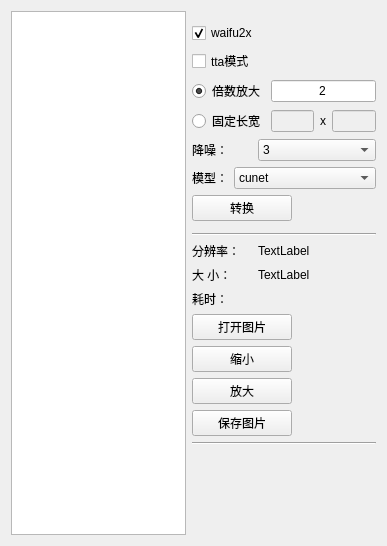
<?xml version="1.0" encoding="UTF-8"?>
<ui version="4.0">
 <class>Img</class>
 <widget class="QWidget" name="Img">
  <property name="geometry">
   <rect>
    <x>0</x>
    <y>0</y>
    <width>387</width>
    <height>546</height>
   </rect>
  </property>
  <property name="windowTitle">
   <string>Form</string>
  </property>
  <layout class="QGridLayout" name="gridLayout">
   <item row="0" column="0">
    <widget class="QGraphicsView" name="graphicsView"/>
   </item>
   <item row="0" column="1">
    <layout class="QVBoxLayout" name="verticalLayout">
     <item>
      <widget class="Line" name="line_3">
       <property name="orientation">
        <enum>Qt::Vertical</enum>
       </property>
      </widget>
     </item>
     <item>
      <layout class="QVBoxLayout" name="verticalLayout_2">
       <item>
        <widget class="Line" name="line_5">
         <property name="orientation">
          <enum>Qt::Vertical</enum>
         </property>
        </widget>
       </item>
       <item>
        <widget class="QCheckBox" name="checkBox">
         <property name="maximumSize">
          <size>
           <width>100</width>
           <height>16777215</height>
          </size>
         </property>
         <property name="text">
          <string>waifu2x</string>
         </property>
         <property name="checked">
          <bool>true</bool>
         </property>
        </widget>
       </item>
       <item>
        <widget class="QCheckBox" name="ttaModel">
         <property name="maximumSize">
          <size>
           <width>70</width>
           <height>16777215</height>
          </size>
         </property>
         <property name="toolTip">
          <string>画质提升，耗时增加</string>
         </property>
         <property name="text">
          <string>tta模式</string>
         </property>
        </widget>
       </item>
       <item>
        <layout class="QHBoxLayout" name="horizontalLayout_3">
         <item>
          <widget class="QRadioButton" name="scaleRadio">
           <property name="maximumSize">
            <size>
             <width>80</width>
             <height>16777215</height>
            </size>
           </property>
           <property name="text">
            <string>倍数放大</string>
           </property>
           <property name="checked">
            <bool>true</bool>
           </property>
           <attribute name="buttonGroup">
            <string notr="true">buttonGroup_2</string>
           </attribute>
          </widget>
         </item>
         <item>
          <widget class="QLineEdit" name="scaleEdit">
           <property name="maximumSize">
            <size>
             <width>160</width>
             <height>16777215</height>
            </size>
           </property>
           <property name="text">
            <string>2</string>
           </property>
           <property name="alignment">
            <set>Qt::AlignCenter</set>
           </property>
          </widget>
         </item>
        </layout>
       </item>
       <item>
        <layout class="QHBoxLayout" name="horizontalLayout_4">
         <item>
          <widget class="QRadioButton" name="heighRadio">
           <property name="maximumSize">
            <size>
             <width>80</width>
             <height>16777215</height>
            </size>
           </property>
           <property name="text">
            <string>固定长宽</string>
           </property>
           <attribute name="buttonGroup">
            <string notr="true">buttonGroup_2</string>
           </attribute>
          </widget>
         </item>
         <item>
          <widget class="QLineEdit" name="widthEdit">
           <property name="enabled">
            <bool>false</bool>
           </property>
           <property name="maximumSize">
            <size>
             <width>60</width>
             <height>16777215</height>
            </size>
           </property>
           <property name="alignment">
            <set>Qt::AlignCenter</set>
           </property>
          </widget>
         </item>
         <item>
          <widget class="QLabel" name="label_2">
           <property name="maximumSize">
            <size>
             <width>20</width>
             <height>16777215</height>
            </size>
           </property>
           <property name="text">
            <string>x</string>
           </property>
          </widget>
         </item>
         <item>
          <widget class="QLineEdit" name="heighEdit">
           <property name="enabled">
            <bool>false</bool>
           </property>
           <property name="maximumSize">
            <size>
             <width>60</width>
             <height>16777215</height>
            </size>
           </property>
           <property name="alignment">
            <set>Qt::AlignCenter</set>
           </property>
          </widget>
         </item>
        </layout>
       </item>
       <item>
        <layout class="QHBoxLayout" name="horizontalLayout_5">
         <item>
          <widget class="QLabel" name="label_4">
           <property name="maximumSize">
            <size>
             <width>60</width>
             <height>16777215</height>
            </size>
           </property>
           <property name="text">
            <string>降噪：</string>
           </property>
          </widget>
         </item>
         <item>
          <widget class="QComboBox" name="noiseCombox">
           <property name="maximumSize">
            <size>
             <width>160</width>
             <height>16777215</height>
            </size>
           </property>
           <item>
            <property name="text">
             <string>3</string>
            </property>
           </item>
           <item>
            <property name="text">
             <string>2</string>
            </property>
           </item>
           <item>
            <property name="text">
             <string>1</string>
            </property>
           </item>
           <item>
            <property name="text">
             <string>0</string>
            </property>
           </item>
           <item>
            <property name="text">
             <string>-1</string>
            </property>
           </item>
          </widget>
         </item>
        </layout>
       </item>
       <item>
        <layout class="QHBoxLayout" name="horizontalLayout_6">
         <item>
          <widget class="QLabel" name="label_5">
           <property name="maximumSize">
            <size>
             <width>60</width>
             <height>16777215</height>
            </size>
           </property>
           <property name="text">
            <string>模型：</string>
           </property>
          </widget>
         </item>
         <item>
          <widget class="QComboBox" name="comboBox">
           <property name="maximumSize">
            <size>
             <width>160</width>
             <height>16777215</height>
            </size>
           </property>
           <item>
            <property name="text">
             <string>cunet</string>
            </property>
           </item>
           <item>
            <property name="text">
             <string>photo</string>
            </property>
           </item>
           <item>
            <property name="text">
             <string>anime_style_art_rgb</string>
            </property>
           </item>
          </widget>
         </item>
        </layout>
       </item>
       <item>
        <layout class="QHBoxLayout" name="horizontalLayout_7"/>
       </item>
       <item>
        <widget class="QPushButton" name="changeButton">
         <property name="maximumSize">
          <size>
           <width>100</width>
           <height>16777215</height>
          </size>
         </property>
         <property name="text">
          <string>转换</string>
         </property>
        </widget>
       </item>
      </layout>
     </item>
     <item>
      <widget class="Line" name="line">
       <property name="orientation">
        <enum>Qt::Vertical</enum>
       </property>
      </widget>
     </item>
     <item>
      <widget class="Line" name="line_4">
       <property name="orientation">
        <enum>Qt::Horizontal</enum>
       </property>
      </widget>
     </item>
     <item>
      <layout class="QVBoxLayout" name="verticalLayout_3">
       <item>
        <layout class="QHBoxLayout" name="horizontalLayout_8">
         <item>
          <widget class="QLabel" name="label_8">
           <property name="maximumSize">
            <size>
             <width>60</width>
             <height>16777215</height>
            </size>
           </property>
           <property name="text">
            <string>分辨率：</string>
           </property>
          </widget>
         </item>
         <item>
          <widget class="QLabel" name="resolutionLabel">
           <property name="maximumSize">
            <size>
             <width>160</width>
             <height>16777215</height>
            </size>
           </property>
           <property name="text">
            <string>TextLabel</string>
           </property>
          </widget>
         </item>
        </layout>
       </item>
       <item>
        <layout class="QHBoxLayout" name="horizontalLayout_9">
         <item>
          <widget class="QLabel" name="label_10">
           <property name="maximumSize">
            <size>
             <width>60</width>
             <height>16777215</height>
            </size>
           </property>
           <property name="text">
            <string>大 小：</string>
           </property>
          </widget>
         </item>
         <item>
          <widget class="QLabel" name="sizeLabel">
           <property name="maximumSize">
            <size>
             <width>160</width>
             <height>16777215</height>
            </size>
           </property>
           <property name="text">
            <string>TextLabel</string>
           </property>
          </widget>
         </item>
        </layout>
       </item>
       <item>
        <layout class="QHBoxLayout" name="horizontalLayout_10">
         <item>
          <widget class="QLabel" name="label_6">
           <property name="maximumSize">
            <size>
             <width>60</width>
             <height>16777215</height>
            </size>
           </property>
           <property name="text">
            <string>耗时：</string>
           </property>
          </widget>
         </item>
         <item>
          <widget class="QLabel" name="tickLabel">
           <property name="maximumSize">
            <size>
             <width>160</width>
             <height>16777215</height>
            </size>
           </property>
           <property name="text">
            <string/>
           </property>
          </widget>
         </item>
        </layout>
       </item>
       <item>
        <widget class="QPushButton" name="oepnButton">
         <property name="maximumSize">
          <size>
           <width>100</width>
           <height>16777215</height>
          </size>
         </property>
         <property name="text">
          <string>打开图片</string>
         </property>
        </widget>
       </item>
       <item>
        <layout class="QHBoxLayout" name="horizontalLayout_2"/>
       </item>
       <item>
        <widget class="QPushButton" name="pushButton_3">
         <property name="maximumSize">
          <size>
           <width>100</width>
           <height>16777215</height>
          </size>
         </property>
         <property name="text">
          <string>缩小</string>
         </property>
        </widget>
       </item>
       <item>
        <widget class="QPushButton" name="pushButton">
         <property name="maximumSize">
          <size>
           <width>100</width>
           <height>16777215</height>
          </size>
         </property>
         <property name="text">
          <string>放大</string>
         </property>
        </widget>
       </item>
       <item>
        <widget class="QPushButton" name="saveButton">
         <property name="maximumSize">
          <size>
           <width>100</width>
           <height>16777215</height>
          </size>
         </property>
         <property name="text">
          <string>保存图片</string>
         </property>
        </widget>
       </item>
      </layout>
     </item>
     <item>
      <widget class="Line" name="line_6">
       <property name="orientation">
        <enum>Qt::Horizontal</enum>
       </property>
      </widget>
     </item>
     <item>
      <spacer name="verticalSpacer">
       <property name="orientation">
        <enum>Qt::Vertical</enum>
       </property>
       <property name="sizeHint" stdset="0">
        <size>
         <width>20</width>
         <height>40</height>
        </size>
       </property>
      </spacer>
     </item>
     <item>
      <widget class="Line" name="line_2">
       <property name="orientation">
        <enum>Qt::Vertical</enum>
       </property>
      </widget>
     </item>
    </layout>
   </item>
  </layout>
 </widget>
 <resources/>
 <connections>
  <connection>
   <sender>checkBox</sender>
   <signal>clicked()</signal>
   <receiver>Img</receiver>
   <slot>SwithPicture()</slot>
   <hints>
    <hint type="sourcelabel">
     <x>291</x>
     <y>38</y>
    </hint>
    <hint type="destinationlabel">
     <x>386</x>
     <y>545</y>
    </hint>
   </hints>
  </connection>
  <connection>
   <sender>saveButton</sender>
   <signal>clicked()</signal>
   <receiver>Img</receiver>
   <slot>SavePicture()</slot>
   <hints>
    <hint type="sourcelabel">
     <x>291</x>
     <y>412</y>
    </hint>
    <hint type="destinationlabel">
     <x>0</x>
     <y>378</y>
    </hint>
   </hints>
  </connection>
  <connection>
   <sender>heighEdit</sender>
   <signal>textChanged(QString)</signal>
   <receiver>Img</receiver>
   <slot>CheckScaleRadio()</slot>
   <hints>
    <hint type="sourcelabel">
     <x>374</x>
     <y>115</y>
    </hint>
    <hint type="destinationlabel">
     <x>386</x>
     <y>545</y>
    </hint>
   </hints>
  </connection>
  <connection>
   <sender>pushButton_3</sender>
   <signal>clicked()</signal>
   <receiver>Img</receiver>
   <slot>ReduceScalePic()</slot>
   <hints>
    <hint type="sourcelabel">
     <x>274</x>
     <y>354</y>
    </hint>
    <hint type="destinationlabel">
     <x>0</x>
     <y>300</y>
    </hint>
   </hints>
  </connection>
  <connection>
   <sender>heighRadio</sender>
   <signal>clicked()</signal>
   <receiver>Img</receiver>
   <slot>CheckScaleRadio()</slot>
   <hints>
    <hint type="sourcelabel">
     <x>263</x>
     <y>113</y>
    </hint>
    <hint type="destinationlabel">
     <x>221</x>
     <y>545</y>
    </hint>
   </hints>
  </connection>
  <connection>
   <sender>ttaModel</sender>
   <signal>clicked()</signal>
   <receiver>Img</receiver>
   <slot>CheckScaleRadio()</slot>
   <hints>
    <hint type="sourcelabel">
     <x>261</x>
     <y>60</y>
    </hint>
    <hint type="destinationlabel">
     <x>386</x>
     <y>545</y>
    </hint>
   </hints>
  </connection>
  <connection>
   <sender>oepnButton</sender>
   <signal>clicked()</signal>
   <receiver>Img</receiver>
   <slot>OpenPicture()</slot>
   <hints>
    <hint type="sourcelabel">
     <x>291</x>
     <y>317</y>
    </hint>
    <hint type="destinationlabel">
     <x>0</x>
     <y>204</y>
    </hint>
   </hints>
  </connection>
  <connection>
   <sender>widthEdit</sender>
   <signal>textChanged(QString)</signal>
   <receiver>Img</receiver>
   <slot>CheckScaleRadio()</slot>
   <hints>
    <hint type="sourcelabel">
     <x>312</x>
     <y>115</y>
    </hint>
    <hint type="destinationlabel">
     <x>250</x>
     <y>545</y>
    </hint>
   </hints>
  </connection>
  <connection>
   <sender>pushButton</sender>
   <signal>clicked()</signal>
   <receiver>Img</receiver>
   <slot>AddScalePic()</slot>
   <hints>
    <hint type="sourcelabel">
     <x>291</x>
     <y>383</y>
    </hint>
    <hint type="destinationlabel">
     <x>232</x>
     <y>406</y>
    </hint>
   </hints>
  </connection>
  <connection>
   <sender>scaleEdit</sender>
   <signal>textChanged(QString)</signal>
   <receiver>Img</receiver>
   <slot>CheckScaleRadio()</slot>
   <hints>
    <hint type="sourcelabel">
     <x>374</x>
     <y>87</y>
    </hint>
    <hint type="destinationlabel">
     <x>386</x>
     <y>545</y>
    </hint>
   </hints>
  </connection>
  <connection>
   <sender>scaleRadio</sender>
   <signal>clicked()</signal>
   <receiver>Img</receiver>
   <slot>CheckScaleRadio()</slot>
   <hints>
    <hint type="sourcelabel">
     <x>263</x>
     <y>85</y>
    </hint>
    <hint type="destinationlabel">
     <x>179</x>
     <y>545</y>
    </hint>
   </hints>
  </connection>
  <connection>
   <sender>comboBox</sender>
   <signal>currentIndexChanged(int)</signal>
   <receiver>Img</receiver>
   <slot>ChangeModel()</slot>
   <hints>
    <hint type="sourcelabel">
     <x>374</x>
     <y>171</y>
    </hint>
    <hint type="destinationlabel">
     <x>386</x>
     <y>335</y>
    </hint>
   </hints>
  </connection>
  <connection>
   <sender>changeButton</sender>
   <signal>clicked()</signal>
   <receiver>Img</receiver>
   <slot>StartWaifu2x()</slot>
   <hints>
    <hint type="sourcelabel">
     <x>291</x>
     <y>209</y>
    </hint>
    <hint type="destinationlabel">
     <x>386</x>
     <y>312</y>
    </hint>
   </hints>
  </connection>
  <connection>
   <sender>noiseCombox</sender>
   <signal>currentIndexChanged(int)</signal>
   <receiver>Img</receiver>
   <slot>CheckScaleRadio()</slot>
   <hints>
    <hint type="sourcelabel">
     <x>310</x>
     <y>134</y>
    </hint>
    <hint type="destinationlabel">
     <x>636</x>
     <y>173</y>
    </hint>
   </hints>
  </connection>
 </connections>
 <slots>
  <slot>StartWaifu2x()</slot>
  <slot>AddScalePic()</slot>
  <slot>ReduceScalePic()</slot>
  <slot>OpenPicture()</slot>
  <slot>SavePicture()</slot>
  <slot>SwithPicture()</slot>
  <slot>ChangeModel()</slot>
  <slot>CheckScaleRadio()</slot>
  <slot>SetHead()</slot>
 </slots>
 <buttongroups>
  <buttongroup name="buttonGroup_2"/>
 </buttongroups>
</ui>
